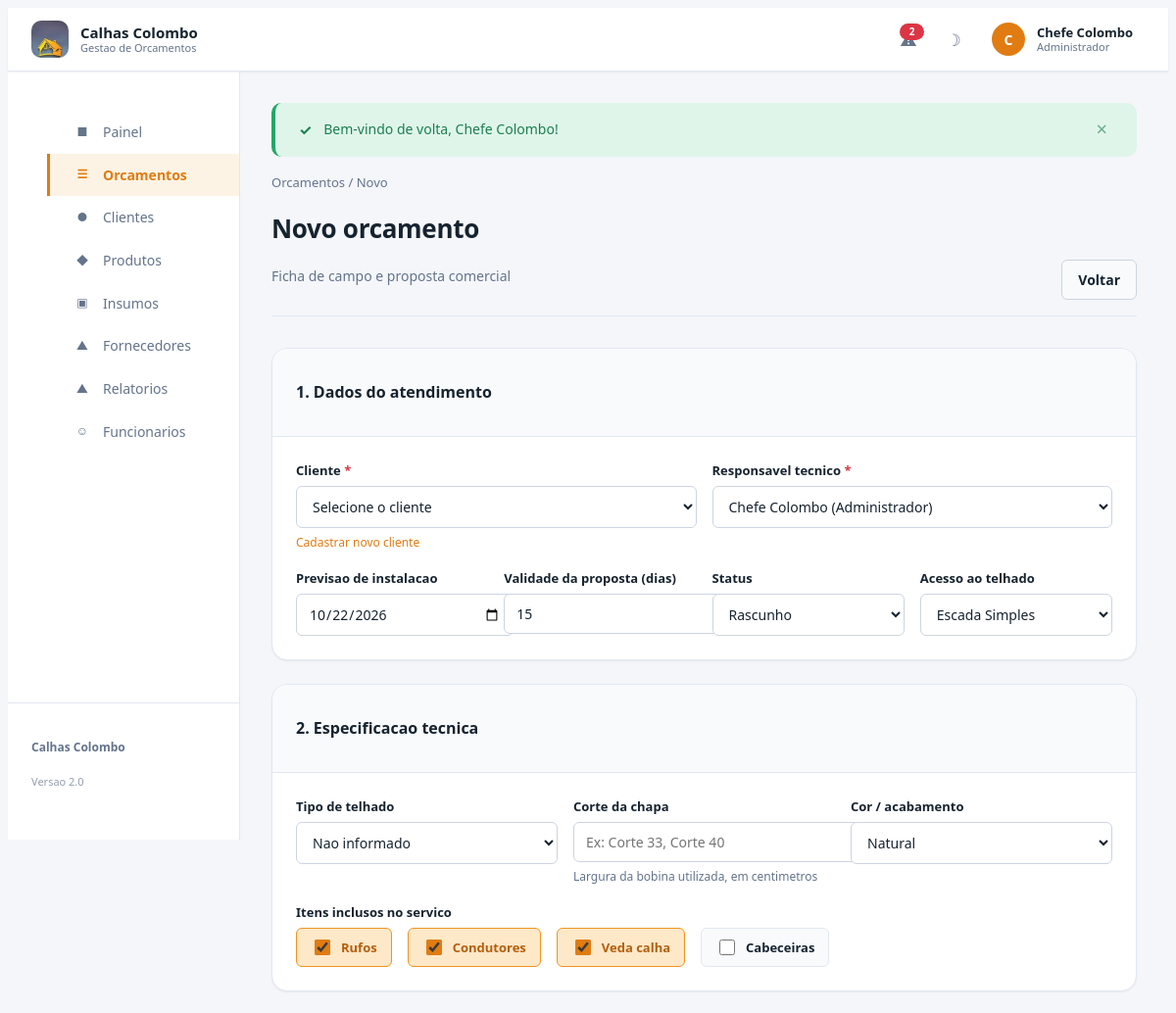
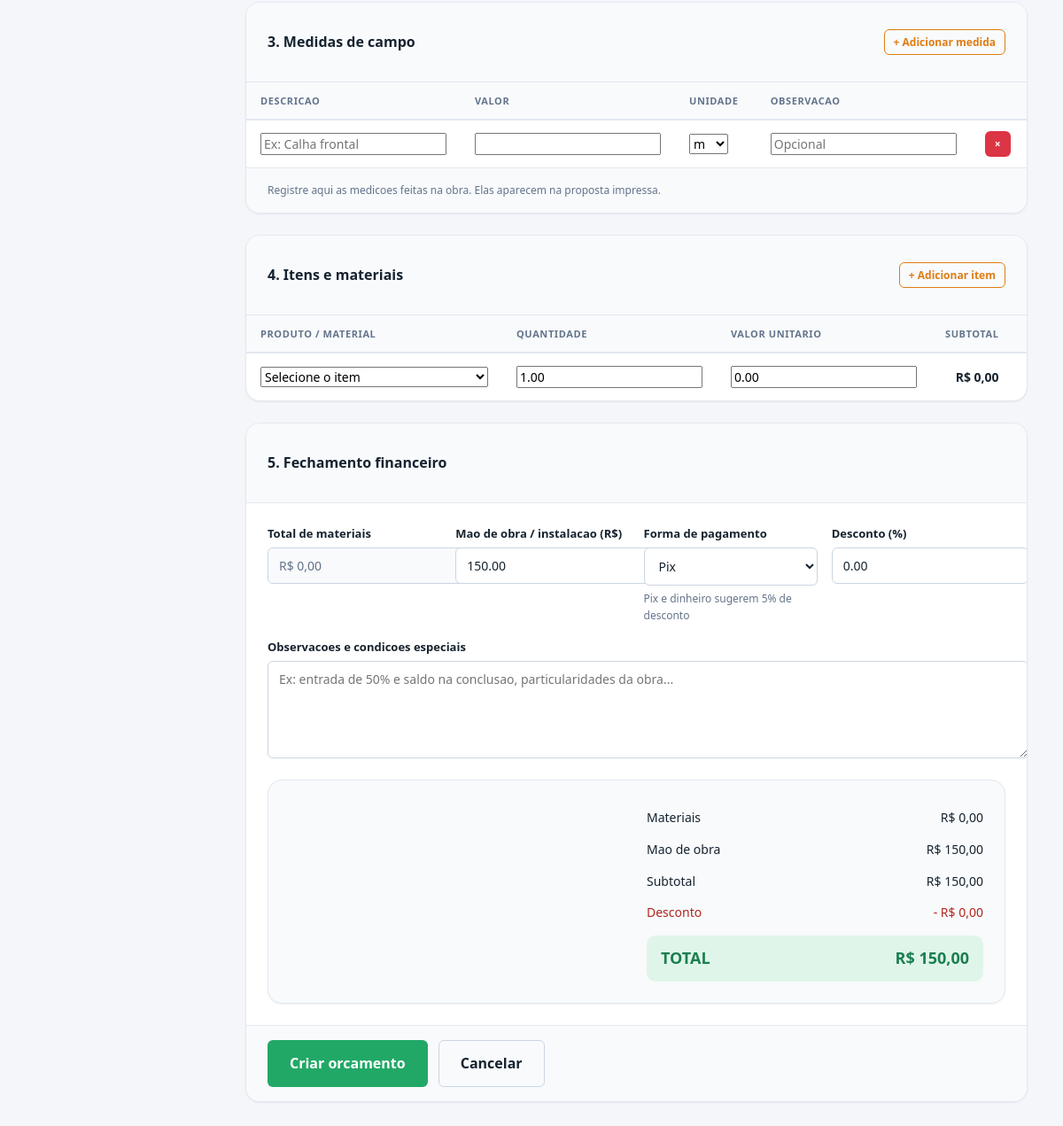
The page /orcamentos_form.php (signed in) on the database its author committed (2 pictures, top to bottom).
### tables this page shows
CREATE TABLE `usuarios` (
  `id`            INT(11) NOT NULL AUTO_INCREMENT,
  `nome`          VARCHAR(100) NOT NULL,
  `email`         VARCHAR(150) NOT NULL,
  `senha`         VARCHAR(255) NOT NULL,
  `perfil`        ENUM('admin','gerente','calheiro','campo') NOT NULL DEFAULT 'campo',
  `telefone`      VARCHAR(20) DEFAULT NULL,
  `ativo`         TINYINT(1) NOT NULL DEFAULT 1,
  `ultimo_acesso` DATETIME DEFAULT NULL,
  `data_cadastro` DATETIME NOT NULL DEFAULT CURRENT_TIMESTAMP,
  PRIMARY KEY (`id`),
  UNIQUE KEY `uk_email` (`email`),
  KEY `idx_perfil` (`perfil`)
);

### orcamentos_form.php (the view, shortened to what the rows shown need)
<?php
require_once __DIR__ . '/inclui/auth.php';
$pdo = bd();
$id  = (int) ($_GET['id'] ?? 0);
$editando = $id > 0;
$usuarios = $pdo->query("SELECT id, nome, perfil FROM usuarios WHERE ativo = 1 ORDER BY nome")->fetchAll();
require_once __DIR__ . '/inclui/cabecalho.php';
?>
<div class="pagina-topo">
    <div>
        <h1 class="pagina-titulo"><?= $editando ? 'Editar orcamento' : 'Novo orcamento' ?></h1>
    </div>
</div>
<form method="POST" id="formOrcamento">
    <div class="cartao">
        <div class="tabela-rolagem">
            <table class="tabela" id="tabelaMedidas">
                <thead>
                    <tr>
                        <th>Descricao</th>
                        <th style="width:130px">Valor</th>
                        <th style="width:110px">Unidade</th>
                        <th>Observacao</th>
                        <th style="width:60px"></th>
                    </tr>
                </thead>
            </table>
        </div>
    </div>
    <div class="cartao">
        <div class="tabela-rolagem">
            <table class="tabela" id="tabelaItens">
                <thead>
                    <tr>
                        <th>Produto / material</th>
                        <th style="width:120px">Quantidade</th>
                        <th style="width:140px">Valor unitario</th>
                        <th style="width:140px" class="num">Subtotal</th>
                        <th style="width:60px"></th>
                    </tr>
                </thead>
            </table>
        </div>
    </div>
</form>
<?php require_once __DIR__ . '/inclui/rodape.php'; ?>

### inclui/cabecalho.php (shortened to what the rows shown need)
<?php
require_once __DIR__ . '/auth.php';
$u = usuario_logado();
?>
<!DOCTYPE html>
<html lang="pt-BR">
<head>
<link rel="stylesheet" href="assets/css/estilo.css">
</head>
<body>
<header class="topo">
    <div class="topo-direita">
        <div class="usuario" id="menuUsuario">
            <button class="usuario-botao">
                <span class="avatar"><?= e(mb_strtoupper(mb_substr($u['nome'], 0, 1))) ?></span>
                <span class="usuario-info">
                    <strong><?= e($u['nome']) ?></strong>
                    <small><?= e(rotulo_perfil($u['perfil'])) ?></small>
                </span>
            </button>
        </div>
    </div>
</header>
<div class="layout">
    <main class="conteudo">

### rows shown on the page
usuarios: nome "C", nome "Chefe Colombo", perfil "Administrador"

### other values the page prints
EMPRESA_NOME "Calhas Colombo"
count($alertas_estoque) "2"
$icone "■"
$rotulo "Painel"
$icone "☰"
$rotulo "Orcamentos"
$icone "●"
$rotulo "Clientes"
$icone "◆"
$rotulo "Produtos"
$icone "▣"
$rotulo "Insumos"
$icone "▲"
$rotulo "Fornecedores"
$rotulo "Relatorios"
